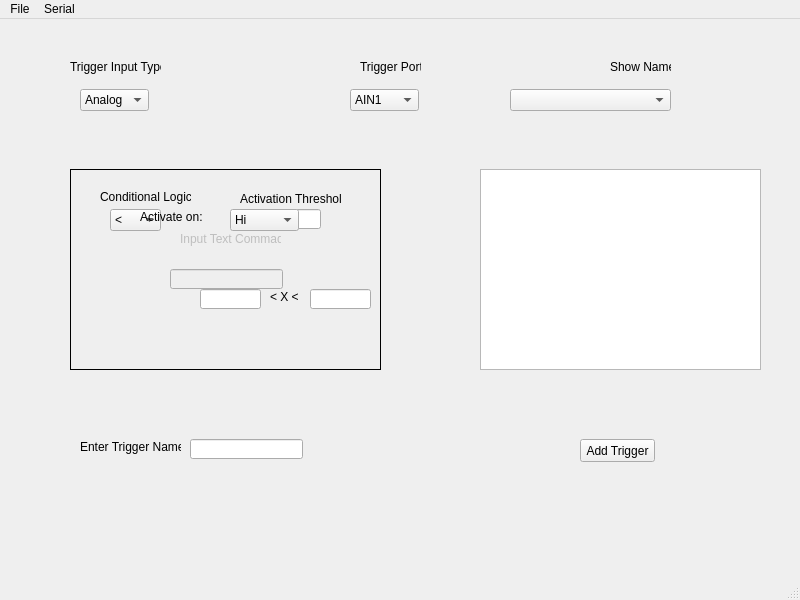
<?xml version="1.0" encoding="UTF-8"?>
<ui version="4.0">
 <class>BehaviorProgramming</class>
 <widget class="QMainWindow" name="BehaviorProgramming">
  <property name="geometry">
   <rect>
    <x>0</x>
    <y>0</y>
    <width>800</width>
    <height>600</height>
   </rect>
  </property>
  <property name="windowTitle">
   <string>MainWindow</string>
  </property>
  <widget class="QWidget" name="centralwidget">
   <widget class="QComboBox" name="inTypeMenu">
    <property name="geometry">
     <rect>
      <x>80</x>
      <y>70</y>
      <width>69</width>
      <height>22</height>
     </rect>
    </property>
    <item>
     <property name="text">
      <string>Analog</string>
     </property>
    </item>
    <item>
     <property name="text">
      <string>Digital</string>
     </property>
    </item>
    <item>
     <property name="text">
      <string>Text</string>
     </property>
    </item>
   </widget>
   <widget class="QComboBox" name="inPortMenu">
    <property name="geometry">
     <rect>
      <x>350</x>
      <y>70</y>
      <width>69</width>
      <height>22</height>
     </rect>
    </property>
    <item>
     <property name="text">
      <string>AIN1</string>
     </property>
    </item>
    <item>
     <property name="text">
      <string>AIN2</string>
     </property>
    </item>
    <item>
     <property name="text">
      <string>AIN3</string>
     </property>
    </item>
    <item>
     <property name="text">
      <string>AIN4</string>
     </property>
    </item>
    <item>
     <property name="text">
      <string>AIN5</string>
     </property>
    </item>
    <item>
     <property name="text">
      <string>AIN6</string>
     </property>
    </item>
    <item>
     <property name="text">
      <string>AIN7</string>
     </property>
    </item>
    <item>
     <property name="text">
      <string>AIN8</string>
     </property>
    </item>
    <item>
     <property name="text">
      <string>DIN1</string>
     </property>
    </item>
    <item>
     <property name="text">
      <string>DIN2</string>
     </property>
    </item>
    <item>
     <property name="text">
      <string>DIN3</string>
     </property>
    </item>
    <item>
     <property name="text">
      <string>DIN4</string>
     </property>
    </item>
    <item>
     <property name="text">
      <string>DIN5</string>
     </property>
    </item>
    <item>
     <property name="text">
      <string>DIN6</string>
     </property>
    </item>
    <item>
     <property name="text">
      <string>DIN7</string>
     </property>
    </item>
    <item>
     <property name="text">
      <string>DIN8</string>
     </property>
    </item>
    <item>
     <property name="text">
      <string>Text</string>
     </property>
    </item>
   </widget>
   <widget class="QComboBox" name="showNameMenu">
    <property name="geometry">
     <rect>
      <x>510</x>
      <y>70</y>
      <width>161</width>
      <height>22</height>
     </rect>
    </property>
   </widget>
   <widget class="QPushButton" name="addTrigger">
    <property name="geometry">
     <rect>
      <x>580</x>
      <y>420</y>
      <width>75</width>
      <height>23</height>
     </rect>
    </property>
    <property name="text">
     <string>Add Trigger</string>
    </property>
   </widget>
   <widget class="QLabel" name="inputTypeLabel">
    <property name="geometry">
     <rect>
      <x>70</x>
      <y>40</y>
      <width>91</width>
      <height>16</height>
     </rect>
    </property>
    <property name="text">
     <string>Trigger Input Type</string>
    </property>
   </widget>
   <widget class="QLabel" name="portLabel">
    <property name="geometry">
     <rect>
      <x>360</x>
      <y>40</y>
      <width>61</width>
      <height>16</height>
     </rect>
    </property>
    <property name="text">
     <string>Trigger Port</string>
    </property>
   </widget>
   <widget class="QLabel" name="showLabel">
    <property name="geometry">
     <rect>
      <x>610</x>
      <y>40</y>
      <width>61</width>
      <height>16</height>
     </rect>
    </property>
    <property name="text">
     <string>Show Name</string>
    </property>
   </widget>
   <widget class="QLabel" name="triggerNameLabel">
    <property name="geometry">
     <rect>
      <x>80</x>
      <y>420</y>
      <width>101</width>
      <height>16</height>
     </rect>
    </property>
    <property name="text">
     <string>Enter Trigger Name:</string>
    </property>
   </widget>
   <widget class="QLineEdit" name="triggerNameEdit">
    <property name="geometry">
     <rect>
      <x>190</x>
      <y>420</y>
      <width>113</width>
      <height>20</height>
     </rect>
    </property>
   </widget>
   <widget class="QFrame" name="analogFrame">
    <property name="geometry">
     <rect>
      <x>70</x>
      <y>150</y>
      <width>311</width>
      <height>201</height>
     </rect>
    </property>
    <property name="frameShape">
     <enum>QFrame::Box</enum>
    </property>
    <property name="frameShadow">
     <enum>QFrame::Plain</enum>
    </property>
    <property name="lineWidth">
     <number>1</number>
    </property>
    <property name="midLineWidth">
     <number>0</number>
    </property>
    <widget class="QComboBox" name="logicCombo">
     <property name="geometry">
      <rect>
       <x>40</x>
       <y>40</y>
       <width>51</width>
       <height>22</height>
      </rect>
     </property>
     <item>
      <property name="text">
       <string>&lt;</string>
      </property>
     </item>
     <item>
      <property name="text">
       <string>&gt;</string>
      </property>
     </item>
     <item>
      <property name="text">
       <string>=</string>
      </property>
     </item>
     <item>
      <property name="text">
       <string>!=</string>
      </property>
     </item>
     <item>
      <property name="text">
       <string>&lt; X &lt;</string>
      </property>
     </item>
    </widget>
    <widget class="QLabel" name="conditonalLabel">
     <property name="geometry">
      <rect>
       <x>30</x>
       <y>20</y>
       <width>91</width>
       <height>16</height>
      </rect>
     </property>
     <property name="text">
      <string>Conditional Logic</string>
     </property>
    </widget>
    <widget class="QLabel" name="thresholdLabel">
     <property name="geometry">
      <rect>
       <x>170</x>
       <y>20</y>
       <width>101</width>
       <height>20</height>
      </rect>
     </property>
     <property name="text">
      <string>Activation Threshold</string>
     </property>
    </widget>
    <widget class="QLabel" name="comparisonLabel_1">
     <property name="geometry">
      <rect>
       <x>200</x>
       <y>120</y>
       <width>41</width>
       <height>16</height>
      </rect>
     </property>
     <property name="text">
      <string>&lt;  X &lt;</string>
     </property>
    </widget>
    <widget class="QLineEdit" name="thresholdEdit">
     <property name="geometry">
      <rect>
       <x>190</x>
       <y>40</y>
       <width>61</width>
       <height>20</height>
      </rect>
     </property>
    </widget>
    <widget class="QLineEdit" name="thresholdEdit_2">
     <property name="geometry">
      <rect>
       <x>130</x>
       <y>120</y>
       <width>61</width>
       <height>20</height>
      </rect>
     </property>
    </widget>
    <widget class="QLineEdit" name="thresholdEdit_3">
     <property name="geometry">
      <rect>
       <x>240</x>
       <y>120</y>
       <width>61</width>
       <height>20</height>
      </rect>
     </property>
    </widget>
   </widget>
   <widget class="QFrame" name="textFrame">
    <property name="enabled">
     <bool>false</bool>
    </property>
    <property name="geometry">
     <rect>
      <x>70</x>
      <y>150</y>
      <width>311</width>
      <height>201</height>
     </rect>
    </property>
    <property name="frameShape">
     <enum>QFrame::Box</enum>
    </property>
    <property name="frameShadow">
     <enum>QFrame::Plain</enum>
    </property>
    <widget class="QLabel" name="commandLabel">
     <property name="geometry">
      <rect>
       <x>110</x>
       <y>60</y>
       <width>101</width>
       <height>20</height>
      </rect>
     </property>
     <property name="text">
      <string>Input Text Commad</string>
     </property>
    </widget>
    <widget class="QLineEdit" name="commandText">
     <property name="geometry">
      <rect>
       <x>100</x>
       <y>100</y>
       <width>113</width>
       <height>20</height>
      </rect>
     </property>
    </widget>
   </widget>
   <widget class="QListWidget" name="triggerList">
    <property name="geometry">
     <rect>
      <x>480</x>
      <y>150</y>
      <width>281</width>
      <height>201</height>
     </rect>
    </property>
   </widget>
   <widget class="QFrame" name="digitalFrame">
    <property name="geometry">
     <rect>
      <x>70</x>
      <y>150</y>
      <width>311</width>
      <height>201</height>
     </rect>
    </property>
    <property name="frameShape">
     <enum>QFrame::Box</enum>
    </property>
    <property name="frameShadow">
     <enum>QFrame::Plain</enum>
    </property>
    <widget class="QLabel" name="digitalLabel">
     <property name="geometry">
      <rect>
       <x>70</x>
       <y>40</y>
       <width>71</width>
       <height>16</height>
      </rect>
     </property>
     <property name="text">
      <string>Activate on:</string>
     </property>
    </widget>
    <widget class="QComboBox" name="digitalValue">
     <property name="geometry">
      <rect>
       <x>160</x>
       <y>40</y>
       <width>69</width>
       <height>22</height>
      </rect>
     </property>
     <item>
      <property name="text">
       <string>Hi</string>
      </property>
     </item>
     <item>
      <property name="text">
       <string>Lo</string>
      </property>
     </item>
    </widget>
   </widget>
   <zorder>textFrame</zorder>
   <zorder>analogFrame</zorder>
   <zorder>inTypeMenu</zorder>
   <zorder>inPortMenu</zorder>
   <zorder>showNameMenu</zorder>
   <zorder>addTrigger</zorder>
   <zorder>inputTypeLabel</zorder>
   <zorder>portLabel</zorder>
   <zorder>showLabel</zorder>
   <zorder>triggerNameLabel</zorder>
   <zorder>triggerNameEdit</zorder>
   <zorder>triggerList</zorder>
   <zorder>digitalFrame</zorder>
  </widget>
  <widget class="QMenuBar" name="menubar">
   <property name="geometry">
    <rect>
     <x>0</x>
     <y>0</y>
     <width>800</width>
     <height>21</height>
    </rect>
   </property>
   <widget class="QMenu" name="menuFile">
    <property name="title">
     <string>File</string>
    </property>
    <addaction name="actionNew"/>
    <addaction name="actionOpen"/>
    <addaction name="actionSave"/>
    <addaction name="actionUpload"/>
   </widget>
   <widget class="QMenu" name="menuSerial">
    <property name="title">
     <string>Serial</string>
    </property>
    <addaction name="actionConnect"/>
    <addaction name="actionDisconnect"/>
    <addaction name="actionSettings"/>
   </widget>
   <addaction name="menuFile"/>
   <addaction name="menuSerial"/>
  </widget>
  <widget class="QStatusBar" name="statusbar"/>
  <action name="actionNew">
   <property name="icon">
    <iconset>
     <normaloff>../../Pictures/Icons/Icons/New.bmp</normaloff>../../Pictures/Icons/Icons/New.bmp</iconset>
   </property>
   <property name="text">
    <string>New</string>
   </property>
  </action>
  <action name="actionOpen">
   <property name="icon">
    <iconset>
     <normaloff>../../Pictures/Icons/Icons/Open.bmp</normaloff>../../Pictures/Icons/Icons/Open.bmp</iconset>
   </property>
   <property name="text">
    <string>Open</string>
   </property>
  </action>
  <action name="actionSave">
   <property name="icon">
    <iconset>
     <normaloff>../../Pictures/Icons/Icons/Save.bmp</normaloff>../../Pictures/Icons/Icons/Save.bmp</iconset>
   </property>
   <property name="text">
    <string>Save As</string>
   </property>
  </action>
  <action name="actionConnect">
   <property name="icon">
    <iconset resource="resources.qrc">
     <normaloff>:/images/Connect.png</normaloff>:/images/Connect.png</iconset>
   </property>
   <property name="text">
    <string>Connect</string>
   </property>
  </action>
  <action name="actionDisconnect">
   <property name="icon">
    <iconset resource="resources.qrc">
     <normaloff>:/images/Disconnect.png</normaloff>:/images/Disconnect.png</iconset>
   </property>
   <property name="text">
    <string>Disconnect</string>
   </property>
  </action>
  <action name="actionSettings">
   <property name="icon">
    <iconset resource="resources.qrc">
     <normaloff>:/images/Settings.png</normaloff>:/images/Settings.png</iconset>
   </property>
   <property name="text">
    <string>Settings</string>
   </property>
  </action>
  <action name="actionUpload">
   <property name="text">
    <string>Upload</string>
   </property>
  </action>
 </widget>
 <resources>
  <include location="resources.qrc"/>
 </resources>
 <connections/>
</ui>
